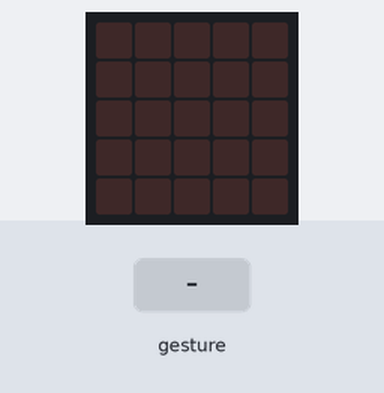
Bench run of a program on a simulated BBC micro:bit (MakeCode). Shown: the board's 5×5 LED display. The inputs (shaded band) are chosen by the test bench. Random numbers come from a fixed seed; a tilt is held for 1.5 s and a shake lasts 1 s, then the board lies face up again.

Above: at 1.2 s.
1.3 s: gesture 'shake'
At 1.9 s:
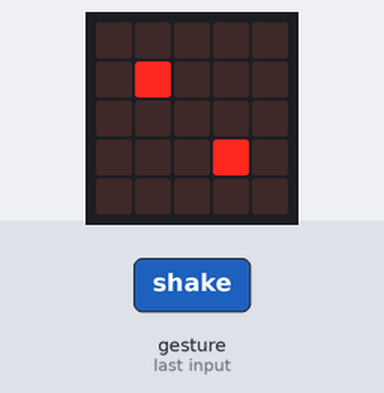
3.0 s: gesture 'shake'
At 4.4 s:
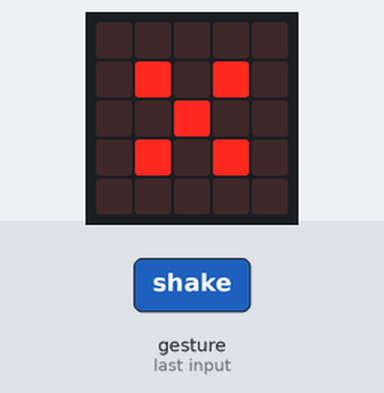
4.7 s: gesture 'shake'
At 5.7 s:
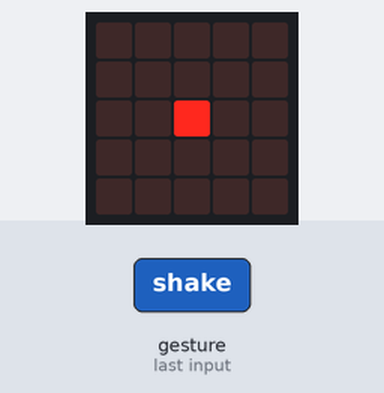
6.4 s: gesture 'shake'
At 7.0 s:
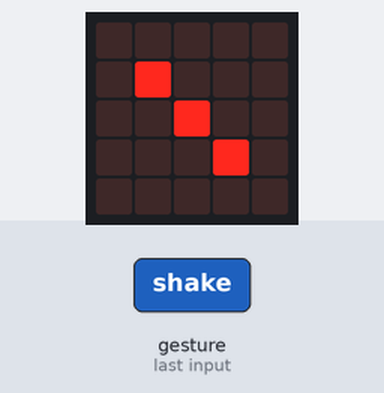
Timing chart, 0 to 9.1 s (numbered marks = the images above; inputs shaded):
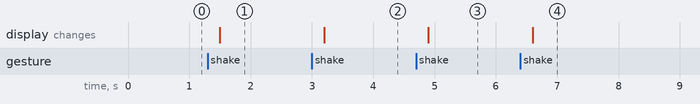

Measured:
- after the input at 1.3 s, the display: changes after 0.20 s (image 1)
- after the input at 3.0 s, the display: changes after 0.20 s (image 2)
- after the input at 4.7 s, the display: changes after 0.20 s (image 3)
- after the input at 6.4 s, the display: changes after 0.20 s (image 4)

The program:

main.ts
```typescript
let roll = 0
input.onGesture(Gesture.Shake, function () {
    roll = randint(0, 5)
    if (roll == 0) {
        basic.showLeds(`
            . . . . .
            . . . . .
            . . # . .
            . . . . .
            . . . . .
            `)
    } else if (roll == 1) {
        basic.showLeds(`
            . . . . .
            . # . . .
            . . . . .
            . . . # .
            . . . . .
            `)
    } else if (roll == 2) {
        basic.showLeds(`
            . . . . .
            . # . . .
            . . # . .
            . . . # .
            . . . . .
            `)
    } else if (roll == 3) {
        basic.showLeds(`
            . . . . .
            . # . # .
            . . . . .
            . # . # .
            . . . . .
            `)
    } else if (roll == 4) {
        basic.showLeds(`
            . . . . .
            . # . # .
            . . # . .
            . # . # .
            . . . . .
            `)
    } else {
        basic.showLeds(`
            . . . . .
            . # . # .
            . # . # .
            . # . # .
            . . . . .
            `)
    }
})
```

test.ts
```typescript
// 在這裡測試；當此封包作為擴充功能時，將不會編譯此內容。
```
